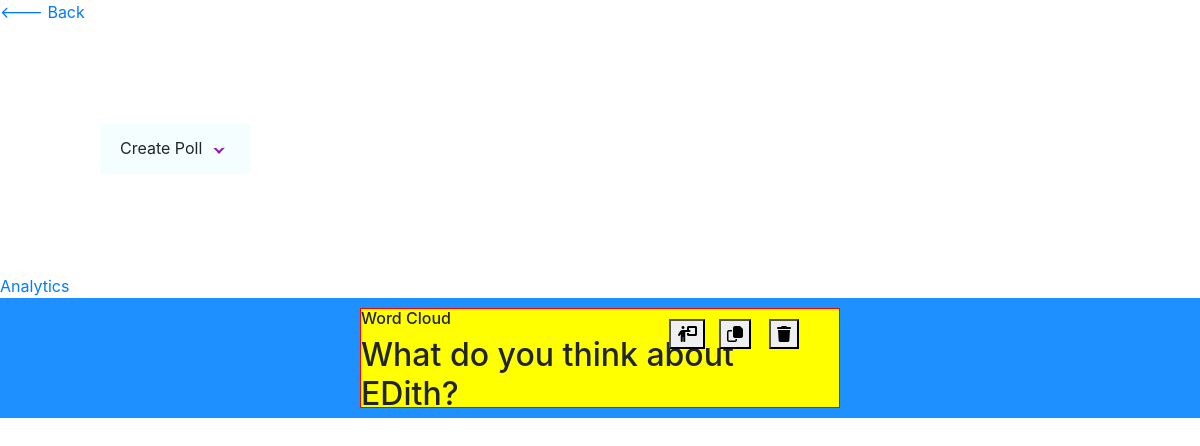
Before: /admin-event.php?event_id=1 (signed in) with the older database file.
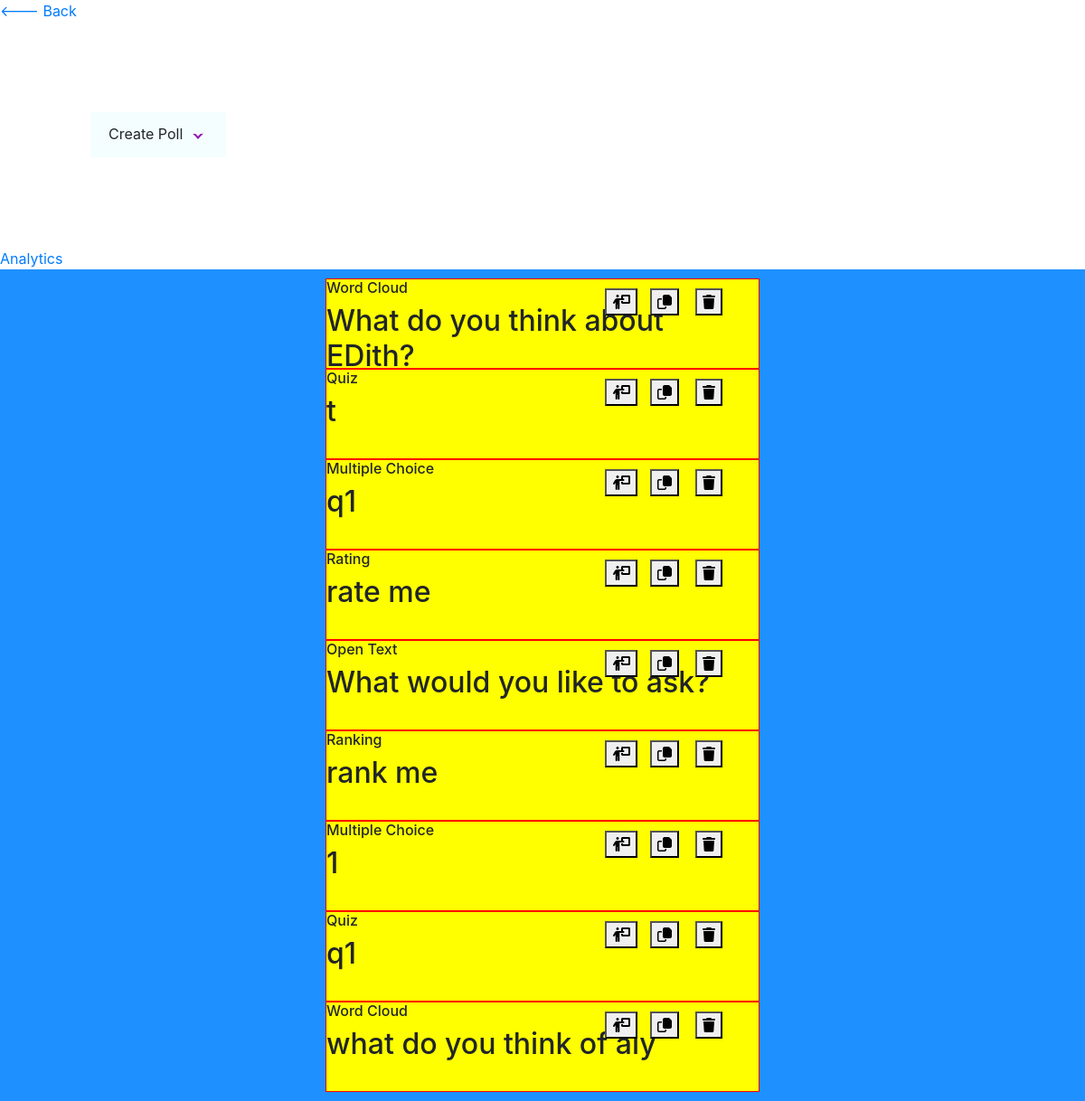
After: the same page with the newer database file.
### tables this page shows
CREATE TABLE `poll_list` (
  `id` int(11) NOT NULL,
  `poll_type` varchar(100) NOT NULL,
  `poll_title` varchar(100) NOT NULL,
  `poll_question` varchar(1000) NOT NULL,
  `poll_correct` varchar(1000) NOT NULL,
  `poll_choices` varchar(4000) NOT NULL,
  `show_answer` tinyint(1) NOT NULL DEFAULT 0,
  `lock_voting` tinyint(1) NOT NULL DEFAULT 0,
  `poll_code` varchar(50) NOT NULL,
  `date_created` datetime NOT NULL DEFAULT current_timestamp(),
  `event_id` int(11) NOT NULL,
  `user_id` varchar(50) NOT NULL
);

### admin-event.php (the view, shortened to what this page needs)
<?php
require_once('config/config.php');
?>
<!DOCTYPE html>
<html lang="en">
<head>
    <link href="https://cdn.jsdelivr.net/npm/bootstrap@5.0.2/dist/css/bootstrap.min.css" rel="stylesheet">
        <link href="css/admin.css" rel="stylesheet">
        <link href="css/rating-star.css" rel="stylesheet">
        <link href="https://unpkg.com/aos@2.3.1/dist/aos.css" rel="stylesheet">
        <link href="https://cdnjs.cloudflare.com/ajax/libs/font-awesome/6.1.2/css/all.min.css" rel="stylesheet">
        <link rel="stylesheet" href="https://cdn.jsdelivr.net/npm/bootstrap@4.0.0/dist/css/bootstrap.min.css">
        <link rel="stylesheet" href="//cdn.jsdelivr.net/npm/alertifyjs@1.13.1/build/css/alertify.min.css"/>
</head>
<body>
<?='<a href="index.php"><--- Back</a>'?>
<div class="dropdown">
    <div class="textbox"><li><a>Create Poll</a></li></div>
    </div>
<a href="analytics.php?event_id=<?=$_SESSION['event_id']?>" >Analytics</a>
<div class="flex-container">
  <div class="my_polls" id="my_polls">
  <?php
$event_id=$_GET['event_id'];
$sql = "SELECT * FROM poll_list WHERE event_id = $event_id ";
if ($result = mysqli_query($link, $sql)) {
  while($row = $result->fetch_assoc()) {
    if ($row['poll_type']=="Quiz"){
    echo ' <div class="child--poll" id="child--poll">';
    echo '<div class="child--content">';
    echo '<h3>'.$row['poll_type'].'</h3>';
    echo '<h2>'.$row['poll_title'].'</h2>';
    echo "</div>";
    echo '<div class="button-wrapper-present"><button class="view-button" name="view-poll" target="_blank" onclick=window.open("present-poll-live.php?event_id='.$row['event_id'].'&poll_code='.$row['poll_code'].'")><i class="fa-solid fa-person-chalkboard"></i></button></div>';
    echo '<div class="button-wrapper-copy"><button class="view-button" name="view-poll" onclick="copy(this.id)" id="poll.php?event_id='.$row['event_id'].'&poll_code='.$row['poll_code'].'" href="#"><i class="fa-regular fa-copy"></i> </button></div>';
    echo '<div class="button-wrapper-delete"><button class="view-button" id="deletePollBtn" value='.$row['id'].'><i class="fa-solid fa-trash"></i></button></div>';
    echo "</div>";
    }
    else if($row['poll_type']=="Word Cloud" || $row['poll_type']=="Multiple Choice"||$row['poll_type']=="Rating"||$row['poll_type']=="Open Text"||$row['poll_type']=="Ranking"){
    echo ' <div class="child--poll" id="child--poll">';
    echo '<div class="child--content">';
    echo '<h3>'.$row['poll_type'].'</h3>';
    echo '<h2>'.$row['poll_question'].'</h2>';
    echo "</div>";
    echo '<div class="button-wrapper-present"><button class="view-button" name="view-poll" target="_blank" onclick=window.open("present-poll-live.php?event_id='.$row['event_id'].'&poll_code='.$row['poll_code'].'")><i class="fa-solid fa-person-chalkboard"></i></button></div>';
    echo '<div class="button-wrapper-copy"><button class="view-button" name="view-poll" onclick="copy(this.id)" id="poll.php?event_id='.$row['event_id'].'&poll_code='.$row['poll_code'].'" href="#"><i class="fa-regular fa-copy"></i> </button></div>';
    echo '<div class="button-wrapper-delete"><button class="view-button" id="deletePollBtn" value='.$row['id'].'><i class="fa-solid fa-trash"></i></button></div>';
    echo "</div>";
  }else {
  echo "0 results";
  }
  }
}
?>
</body>
</html>

### css/admin.css (style rules this page uses)
.dropdown { position: relative; margin: 100px; width: 150px; height: 50px; background-color: #f5feff; }
.dropdown::before { content: ''; position: absolute; width: 8px; height: 8px; border: 2px solid #9119af; right: 27px; top: 20px; z-index: 1000; border-top: 2px solid #f5feff; border-right: 2px solid #f5feff; transform: rotate(-45deg); transition: 0.5s; pointer-events: none; }
.dropdown a { position: absolute; top: 0; left: 0; width: 100%; height: 100%; cursor: pointer; background: #f5feff; border: none; outline: none; padding: 12px 20px; border-radius: 10px; }
.flex-container { display: flex; justify-content: center; background-color: DodgerBlue; flex-wrap: wrap; }
.flex-container > div { display: flex; flex-direction: column; background-color: #f1f1f1; margin: 10px; font-size: 30px; width: 40%; }
.my_polls { height: 100%; }
.child--poll { position: relative; background-color: yellow; border: 1px solid red; width: 100%; height: 100px; }
.child--poll > .child--content > h3 { font-size: 1rem; }
.button-wrapper-present { position: absolute; font-size: 1rem; width: 20px; right: 150px; top:10px; }
.button-wrapper-copy { position: absolute; font-size: 1rem; width: 20px; right: 100px; top:10px; }
.button-wrapper-delete { position: absolute; font-size: 1rem; width: 20px; right: 50px; top:10px; }

Changed rows visible on the page:
added poll_list: poll_type "Quiz", poll_title "t", $row['id'] 3 (drawn)
added poll_list: poll_type "Multiple Choice", poll_question "q1", $row['id'] 4 (drawn)
added poll_list: poll_type "Rating", poll_question "rate me", $row['id'] 5 (drawn)
added poll_list: poll_type "Open Text", poll_question "What would you like to ask?", $row['id'] 6 (drawn)
added poll_list: poll_type "Ranking", poll_question "rank me", $row['id'] 7 (drawn)
added poll_list: poll_type "Multiple Choice", poll_question "1", $row['id'] 19 (drawn)
added poll_list: poll_type "Quiz", poll_title "q1", $row['id'] 20 (drawn)
added poll_list: poll_type "Word Cloud", poll_question "what do you think of aly", $row['id'] 21 (drawn)
